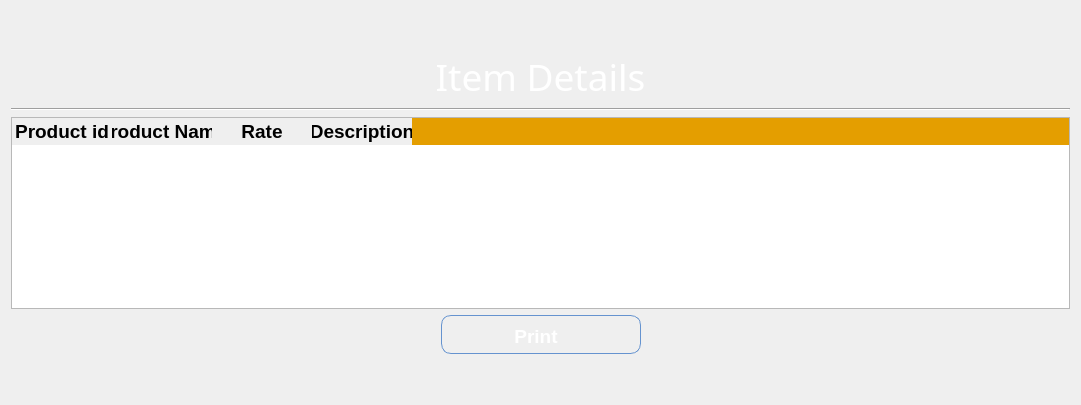
            <widget class="QWidget" name="item_Details_Page">
             <layout class="QVBoxLayout" name="verticalLayout_17">
              <item>
               <spacer name="verticalSpacer_46">
                <property name="orientation">
                 <enum>Qt::Vertical</enum>
                </property>
                <property name="sizeType">
                 <enum>QSizePolicy::Preferred</enum>
                </property>
                <property name="sizeHint" stdset="0">
                 <size>
                  <width>20</width>
                  <height>40</height>
                 </size>
                </property>
               </spacer>
              </item>
              <item>
               <widget class="QLabel" name="label_79">
                <property name="font">
                 <font>
                  <family>Snap ITC</family>
                  <pointsize>28</pointsize>
                 </font>
                </property>
                <property name="styleSheet">
                 <string notr="true">background:transparent;
color: rgb(255, 255, 255);</string>
                </property>
                <property name="text">
                 <string>Item Details</string>
                </property>
                <property name="alignment">
                 <set>Qt::AlignCenter</set>
                </property>
               </widget>
              </item>
              <item>
               <widget class="Line" name="line_13">
                <property name="orientation">
                 <enum>Qt::Horizontal</enum>
                </property>
               </widget>
              </item>
              <item>
               <widget class="QTableWidget" name="item_Details_tableWidget">
                <property name="minimumSize">
                 <size>
                  <width>1059</width>
                  <height>0</height>
                 </size>
                </property>
                <property name="font">
                 <font>
                  <pointsize>14</pointsize>
                  <weight>75</weight>
                  <bold>true</bold>
                 </font>
                </property>
                <property name="styleSheet">
                 <string notr="true">background-image: url(:/newPrefix/buttoooo.png);
QTableWidget{background-color: #e49e00;font: 75 12pt &quot;Rockwell&quot;}
QTableWidget:item:hover{ background-color: #fee103 }
QTableWidget:item:pressed{ background-color: #ff0000 }
QHeaderView{
Background-color:#e49e00;border-radius:15px;}
QHeaderView::section:horizontal
{
    border-top: 0px solid #fffff8;
font: 75 14pt &quot;MS Shell Dlg 2&quot;;
}

QHeaderView::section:vertical
{
    border-left: 0px solid #fffff8;
font: 75 14pt &quot;MS Shell Dlg 2&quot;;
}</string>
                </property>
                <column>
                 <property name="text">
                  <string>Product id</string>
                 </property>
                </column>
                <column>
                 <property name="text">
                  <string>Product Name</string>
                 </property>
                </column>
                <column>
                 <property name="text">
                  <string>Rate</string>
                 </property>
                </column>
                <column>
                 <property name="text">
                  <string>Description</string>
                 </property>
                </column>
               </widget>
              </item>
              <item>
               <layout class="QHBoxLayout" name="horizontalLayout_18">
                <item>
                 <spacer name="horizontalSpacer_29">
                  <property name="orientation">
                   <enum>Qt::Horizontal</enum>
                  </property>
                  <property name="sizeHint" stdset="0">
                   <size>
                    <width>40</width>
                    <height>20</height>
                   </size>
                  </property>
                 </spacer>
                </item>
                <item>
                 <widget class="QPushButton" name="item_Details_PushButton">
                  <property name="minimumSize">
                   <size>
                    <width>200</width>
                    <height>0</height>
                   </size>
                  </property>
                  <property name="font">
                   <font>
                    <family>Arial</family>
                    <pointsize>14</pointsize>
                    <weight>75</weight>
                    <italic>false</italic>
                    <bold>true</bold>
                   </font>
                  </property>
                  <property name="styleSheet">
                   <string notr="true">QPushButton:hover{
 background-image: url(:/newPrefix/img3.jpg);
       /* background:  qlineargradient(x1 : 0, y1 : 0, x2 : 0, y2 :   1, stop :   0.0 #ffd9aa,
                stop :   0.5 #ffbb6e, stop :   0.55 #feae42, stop :   1.0 #fedb74);*/
}

QPushButton {
        border: 1px solid #6593cf;
		border-width: 1px;
        border-radius: 10px;
        padding: 5px 15px 2px 5px;
        background:transparent;/* qlineargradient(x1 : 0, y1 : 0, x2 : 0, y2 :   1, stop :   0.0 #f5f9ff,
                stop :   0.5 #c7dfff, stop :   0.55 #afd2ff, stop :   1.0 #c0dbff);*/
       color: rgb(255, 255, 255);
		
	font: 75 14pt &quot;MS Shell Dlg 2&quot;;
        font: bold large &quot;Arial&quot;;
        height: 30px;
}




QPushButton:pressed {
        /*  background: qlineargradient(x1 : 0, y1 : 0, x2 : 0, y2 :   1, stop :   0.0 #c0dbff,
        stop :   0.5 #cfd26f, stop :   0.55 #c7df6f, stop :   1.0 #f5f9ff);*/
	    background-image: url(:/newPrefix/Img1.jpg);
        padding-top: 2px;
        padding-left: 3px;

}


QPushButton:on {
        background: qlineargradient(x1 : 0, y1 : 0, x2 : 0, y2 :   1, stop :   0.0 #5AA72D,
        stop :   0.5 #B3E296, stop :   0.55 #B3E296, stop :   1.0 #f5f9ff);
        padding-top: 2px;
        padding-left: 3px;
}

QPushButton:disabled {
        background: transparent #e5e9ee;
        padding-top: 2px;        
        padding-left: 3px;
        color: black;
}</string>
                  </property>
                  <property name="text">
                   <string>Print</string>
                  </property>
                 </widget>
                </item>
                <item>
                 <spacer name="horizontalSpacer_117">
                  <property name="orientation">
                   <enum>Qt::Horizontal</enum>
                  </property>
                  <property name="sizeHint" stdset="0">
                   <size>
                    <width>40</width>
                    <height>20</height>
                   </size>
                  </property>
                 </spacer>
                </item>
               </layout>
              </item>
              <item>
               <spacer name="verticalSpacer_47">
                <property name="orientation">
                 <enum>Qt::Vertical</enum>
                </property>
                <property name="sizeType">
                 <enum>QSizePolicy::Maximum</enum>
                </property>
                <property name="sizeHint" stdset="0">
                 <size>
                  <width>20</width>
                  <height>40</height>
                 </size>
                </property>
               </spacer>
              </item>
             </layout>
            </widget>
